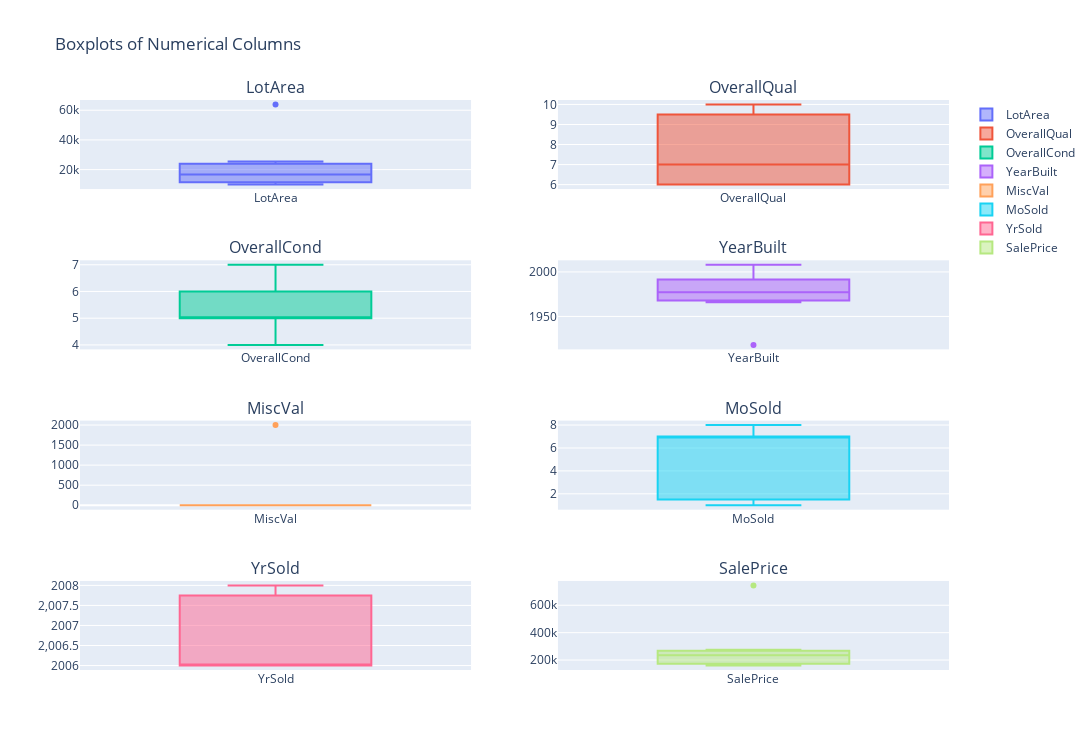

Notebook code for this chart:
### Markdown cell above
<a id="Step-13"></a>
<span style="font-weight: bold; color: Red; font-size: 35px;">13. Dealing with Outliers💡

### Code cell
import plotly.graph_objects as go
from plotly.subplots import make_subplots
# Numerical columns
numerical_columns = ['LotArea', 'OverallQual', 'OverallCond', 'YearBuilt',
                     'MiscVal', 'MoSold', 'YrSold', 'SalePrice']

# Create subplots with 2 columns
fig = make_subplots(rows=len(numerical_columns)//2, cols=2, subplot_titles=numerical_columns)

# Loop through each numerical column and add its boxplot to the subplot
for i, column in enumerate(numerical_columns):
    row = i // 2 + 1  # Calculate row number for subplot
    col = i % 2 + 1   # Calculate column number for subplot
    fig.add_trace(go.Box(y=df[column], name=column), row=row, col=col)

# Update layout
fig.update_layout(height=750, width=1200, title_text="Boxplots of Numerical Columns")

# Show plot
fig.show()

### Figure 1 — Plotly figure (JSON) as saved in the notebook; plotly's stock layout.template omitted (floating-point values rounded to 4 significant figures)
{"data": [{"name": "LotArea", "type": "box", "xaxis": "x", "y": [25419, 10140, 9880, 15623, 63887, 16692, 19690], "yaxis": "y"}, {"name": "OverallQual", "type": "box", "xaxis": "x2", "y": [8, 6, 6, 10, 10, 7, 6], "yaxis": "y2"}, {"name": "OverallCond", "type": "box", "xaxis": "x3", "y": [4, 6, 6, 5, 5, 5, 7], "yaxis": "y3"}, {"name": "YearBuilt", "type": "box", "xaxis": "x4", "y": [1918, 1974, 1977, 1996, 2008, 1978, 1966], "yaxis": "y4"}, {"name": "MiscVal", "type": "box", "xaxis": "x5", "y": [0, 0, 0, 0, 0, 2000, 0], "yaxis": "y5"}, {"name": "MoSold", "type": "box", "xaxis": "x6", "y": [3, 1, 7, 7, 1, 7, 8], "yaxis": "y6"}, {"name": "YrSold", "type": "box", "xaxis": "x7", "y": [2006, 2006, 2008, 2007, 2008, 2006, 2006], "yaxis": "y7"}, {"name": "SalePrice", "type": "box", "xaxis": "x8", "y": [235000, 181000, 171000, 745000, 160000, 250000, 274970], "yaxis": "y8"}], "layout": {"annotations": [{"font": {"size": 16}, "showarrow": false, "text": "LotArea", "x": 0.225, "xanchor": "center", "xref": "paper", "y": 1, "yanchor": "bottom", "yref": "paper"}, {"font": {"size": 16}, "showarrow": false, "text": "OverallQual", "x": 0.775, "xanchor": "center", "xref": "paper", "y": 1, "yanchor": "bottom", "yref": "paper"}, {"font": {"size": 16}, "showarrow": false, "text": "OverallCond", "x": 0.225, "xanchor": "center", "xref": "paper", "y": 0.7188, "yanchor": "bottom", "yref": "paper"}, {"font": {"size": 16}, "showarrow": false, "text": "YearBuilt", "x": 0.775, "xanchor": "center", "xref": "paper", "y": 0.7188, "yanchor": "bottom", "yref": "paper"}, {"font": {"size": 16}, "showarrow": false, "text": "MiscVal", "x": 0.225, "xanchor": "center", "xref": "paper", "y": 0.4375, "yanchor": "bottom", "yref": "paper"}, {"font": {"size": 16}, "showarrow": false, "text": "MoSold", "x": 0.775, "xanchor": "center", "xref": "paper", "y": 0.4375, "yanchor": "bottom", "yref": "paper"}, {"font": {"size": 16}, "showarrow": false, "text": "YrSold", "x": 0.225, "xanchor": "center", "xref": "paper", "y": 0.1562, "yanchor": "bottom", "yref": "paper"}, {"font": {"size": 16}, "showarrow": false, "text": "SalePrice", "x": 0.775, "xanchor": "center", "xref": "paper", "y": 0.1562, "yanchor": "bottom", "yref": "paper"}], "height": 750, "title": {"text": "Boxplots of Numerical Columns"}, "width": 1200, "xaxis": {"anchor": "y", "domain": [0, 0.45]}, "xaxis2": {"anchor": "y2", "domain": [0.55, 1]}, "xaxis3": {"anchor": "y3", "domain": [0, 0.45]}, "xaxis4": {"anchor": "y4", "domain": [0.55, 1]}, "xaxis5": {"anchor": "y5", "domain": [0, 0.45]}, "xaxis6": {"anchor": "y6", "domain": [0.55, 1]}, "xaxis7": {"anchor": "y7", "domain": [0, 0.45]}, "xaxis8": {"anchor": "y8", "domain": [0.55, 1]}, "yaxis": {"anchor": "x", "domain": [0.8438, 1]}, "yaxis2": {"anchor": "x2", "domain": [0.8438, 1]}, "yaxis3": {"anchor": "x3", "domain": [0.5625, 0.7188]}, "yaxis4": {"anchor": "x4", "domain": [0.5625, 0.7188]}, "yaxis5": {"anchor": "x5", "domain": [0.2812, 0.4375]}, "yaxis6": {"anchor": "x6", "domain": [0.2812, 0.4375]}, "yaxis7": {"anchor": "x7", "domain": [0, 0.1562]}, "yaxis8": {"anchor": "x8", "domain": [0, 0.1562]}}}
